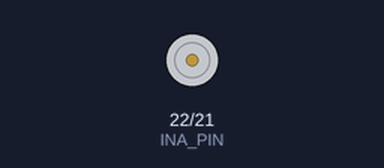
Recording of a sketch running on a simulated Arduino Mega 2560, built with avr-gcc and run on an emulated ATmega2560. On the bench: motor-driver pin pairs drawn as motors (green arrow = first pin HIGH = forward, orange = second pin HIGH = backward, longer = more drive, scaled by the enable pin).

Above: at 2.2 s.
At 6.1 s:
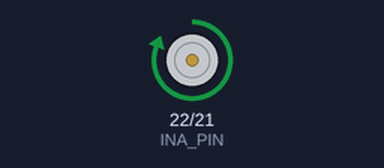
At 17.3 s:
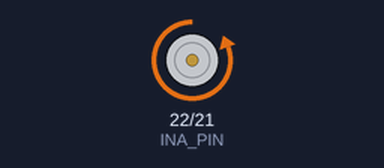
Timing chart, 0 to 30.1 s (numbered marks = the images above):
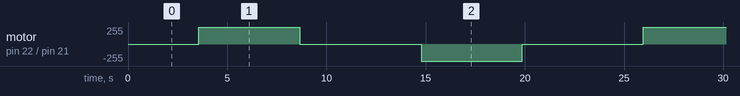

Measured:
- by itself, motor on pin 22 (INA_PIN) / pin 21 (INB_PIN): repeats every 22.4 s: stopped 6.1 s, backward 255/255 5.1 s, stopped 6.1 s, forward 255/255 5.1 s

The sketch:

Robot_PWM.ino
```cpp
#define PWM_PIN 23
#define INA_PIN 22
#define INB_PIN 21

void setup() {
  pinMode(PWM_PIN, OUTPUT);
  pinMode(INA_PIN, OUTPUT);
  pinMode(INB_PIN, OUTPUT);

  //Free wheel, ลอจิกสั่งมอเตอร์ให้หมุนได้อิสระ ไม่มีแรงหน่วง
  digitalWrite(INA_PIN, HIGH);
  digitalWrite(INB_PIN, HIGH);
  delay(1000);  //หน่วงเวลา 1 วินาที
}

void loop() {
  int i;

  //CW Run ลอจิกสั่งหมุนทิศทางที่ 1
  digitalWrite(INA_PIN, HIGH);
  digitalWrite(INB_PIN, LOW);

  for (i = 0; i < 255; i++) { //ค่อยๆ เพิ่มความเร็ว จาก 0 ถึง 255
    analogWrite(PWM_PIN, i);    // 0% Speed = 0, 100% Speed = 255
    delay(20);
  }
  for (i = 255; i > 0; i--) { //ค่อยๆ เพิ่มความเร็ว จาก 0 ถึง 255
    analogWrite(PWM_PIN, i);    // 0% Speed = 0, 100% Speed = 255
    delay(20);
  }

  //Break ลอจิกสั่งเบรค
  digitalWrite(INA_PIN, HIGH);
  digitalWrite(INB_PIN, HIGH);
  delay(1000);    //หน่วงเวลา 1 วินาที

    //CCW Run ลอจิกสั่งหมุนทิศทางที่ 2
  digitalWrite(INA_PIN, LOW);
  digitalWrite(INB_PIN, HIGH);

  for (i = 0; i < 255; i++) { //ค่อยๆ เพิ่มความเร็ว จาก 0 ถึง 255
    analogWrite(PWM_PIN, i);    // 0% Speed = 0, 100% Speed = 255
    delay(20);
  }
  for (i = 255; i > 0; i--) { //ค่อยๆ เพิ่มความเร็ว จาก 0 ถึง 255
    analogWrite(PWM_PIN, i);    // 0% Speed = 0, 100% Speed = 255
    delay(20);
  }

  //Break ลอจิกสั่งเบรค
  digitalWrite(INA_PIN, HIGH);
  digitalWrite(INB_PIN, HIGH);
  delay(1000);    //หน่วงเวลา 1 วินาที

}
```
